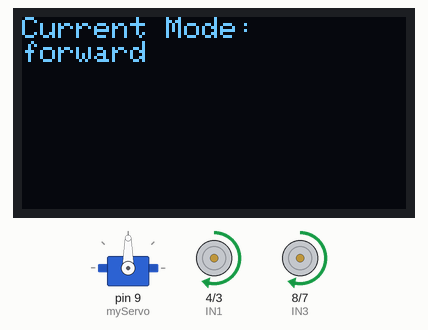
The sketch below on a simulated Arduino Uno, built with avr-gcc and run on an emulated ATmega328P. Parts: 128×64 one-colour display, servo, motor-driver pin pairs drawn as motors (green arrow = first pin HIGH = forward, orange = second pin HIGH = backward, longer = more drive, scaled by the enable pin). What the sketch prints to the serial monitor is not drawn.

Above: at 0.1 s.
At 1.2 s:
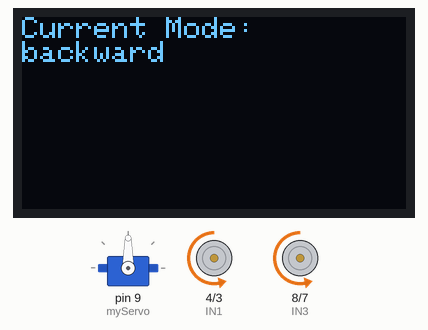
At 2.2 s:
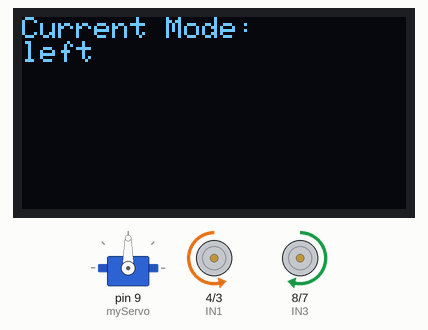
At 4.3 s:
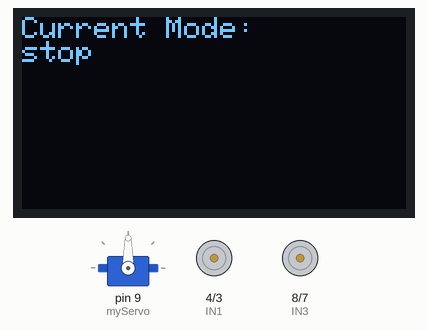
Timing chart, 0 to 40.0 s (numbered marks = the images above):
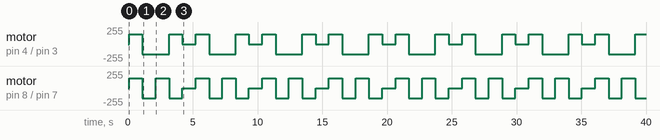

Measured:
- by itself, motor on pin 4 (IN1) / pin 3 (IN2): repeats every 5.1 s: backward 150/255 2.1 s, forward 150/255 1.0 s, stopped 1.0 s, forward 150/255 1.0 s
- by itself, motor on pin 8 (IN3) / pin 7 (IN4): repeats every 5.1 s: backward 150/255 1.0 s, forward 150/255 1.0 s, backward 150/255 1.0 s, stopped 1.0 s, forward 150/255 1.0 s
- what the display in image 0 shows lasts 1.0 s, from 0.1 s to 1.1 s

The sketch:

01_Car_Basic_movements.ino
```cpp
#include <Wire.h>
#include <Adafruit_GFX.h>
#include <Adafruit_SSD1306.h>

#include <Servo.h>
Servo myServo;


// OLED config
#define SCREEN_WIDTH 128
#define SCREEN_HEIGHT 64
#define OLED_RESET -1
#define SCREEN_ADDRESS 0x3C ///< See datasheet for Address; 0x3D for 128x64, 0x3C for 128x32
Adafruit_SSD1306 display(SCREEN_WIDTH, SCREEN_HEIGHT, &Wire, OLED_RESET);

// ----------- Motor Pins (confirmed) ------------
#define IN1 4
#define IN2 3
#define ENA 5
#define IN3 8
#define IN4 7
#define ENB 6

// #define Left1 7
// #define Left2 8
// #define Left_Speed 6

// #define Right1 3
// #define Right2 4
// #define Right_Speed 5


void setup() {
  // put your setup code here, to run once:
   Serial.begin(9600);

  /// SSD1306_SWITCHCAPVCC = generate display voltage from 3.3V internally
  if(!display.begin(SSD1306_SWITCHCAPVCC, SCREEN_ADDRESS)) {
    Serial.println(F("SSD1306 allocation failed"));
    for(;;); // Don't proceed, loop forever
  }

  myServo.attach(9);   // Servo motor for ultrasonic
  myServo.write(90);   // Center the servo initially

  // Motor Pins
  pinMode(IN1, OUTPUT);
  pinMode(IN2, OUTPUT);
  pinMode(ENA, OUTPUT);
  pinMode(IN3, OUTPUT);
  pinMode(IN4, OUTPUT);
  pinMode(ENB, OUTPUT);


  display.clearDisplay();
  display.setTextSize(1);
  display.setTextColor(WHITE);
  display.setCursor(0,0);
  display.println("System Initialized");
  display.display();

}

void loop() {
  // put your main code here, to run repeatedly:

  showText("forward");
  forward(150); delay(1000);

  showText("backward");
  backward(150); delay(1000);

  showText("left");
  left(150); delay(1000);

  showText("right");
  right(150); delay(1000);

  showText("stop");
  stop(); delay(1000);

}

void showText(const char* text) {
    Serial.println(text);
    display.clearDisplay();
    display.setCursor(0, 0);
    display.println("Current Mode:");
    display.println(text);
    display.display();

}

void stop() {
  analogWrite(ENA, 0);
  analogWrite(ENB, 0);
}

void forward(int speed) {
  digitalWrite(IN1, HIGH);
  digitalWrite(IN2, LOW);
  digitalWrite(IN3, HIGH);
  digitalWrite(IN4, LOW);
  analogWrite(ENA, speed);
  analogWrite(ENB, speed);
}

void backward(int speed) {
  digitalWrite(IN1, LOW);
  digitalWrite(IN2, HIGH);
  digitalWrite(IN3, LOW);
  digitalWrite(IN4, HIGH);
  analogWrite(ENA, speed);
  analogWrite(ENB, speed);
}

void left(int speed) {
  digitalWrite(IN1, LOW);
  digitalWrite(IN2, HIGH);
  digitalWrite(IN3, HIGH);
  digitalWrite(IN4, LOW);
  analogWrite(ENA, speed);
  analogWrite(ENB, speed);
}

void right(int speed) {
  digitalWrite(IN1, HIGH);
  digitalWrite(IN2, LOW);
  digitalWrite(IN3, LOW);
  digitalWrite(IN4, HIGH);
  analogWrite(ENA, speed);
  analogWrite(ENB, speed);
}
/*
void stpRight(int speed) {
  digitalWrite(IN1, HIGH);
  digitalWrite(IN2, LOW);
  digitalWrite(IN3, LOW);
  digitalWrite(IN4, LOW);
  analogWrite(ENA, speed);
  analogWrite(ENB, speed);
}

void stpLeft(int speed) {
  digitalWrite(IN1, LOW);
  digitalWrite(IN2, LOW);
  digitalWrite(IN3, HIGH);
  digitalWrite(IN4, LOW);
  analogWrite(ENA, speed);
  analogWrite(ENB, speed);
}
*/
```
